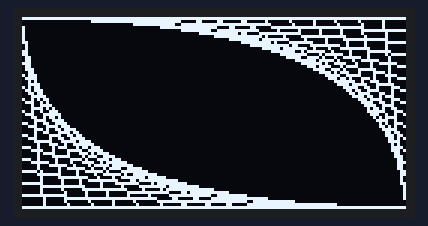
Simulated run of this sketch. Board: Arduino Uno, built with avr-gcc and run on an emulated ATmega328P. Shown: 128×64 one-colour display.

Above: at 0.5 s.

The sketch:

test_v2.ino
```cpp
#include <Arduino.h>
#include <SPI.h>
#include <Wire.h>
#include "U8glib.h"

/* Create an instance for the SSD1306 OLED display in SPI mode
 * connection scheme:
 *   D0=sck=Pin 12
 *   D1=mosi=Pin 11
 *   CS=Pin 8
 *   DC=A0=Pin 9
 *   Reset=Pin 10
 */
#define CLOCK_PIN 13
#define DATA_PIN 11
#define RESET_PIN 8
#define DC_PIN 9
#define CS_PIN 10

// https://forum.arduino.cc/index.php?topic=442255.0
U8GLIB_SSD1309_128X64 u8g(CLOCK_PIN, DATA_PIN, CS_PIN, DC_PIN, RESET_PIN);

void setup()
{
  /* nothing to do here */
}

void loop()
{
  u8g.firstPage();

  /* Keep looping until finished drawing screen */
  do
  {
    int steps = 16;
    int dx = 128/steps;
    int dy = 64/steps;
    int y = 0;
    for(int x=0; x<128; x+=dx) {
        u8g.drawLine(x, 0, 127, y);
        u8g.drawLine(127-x, 63, 0, 63-y);
       y+=dy;
    }

  } while(u8g.nextPage());
}
```
